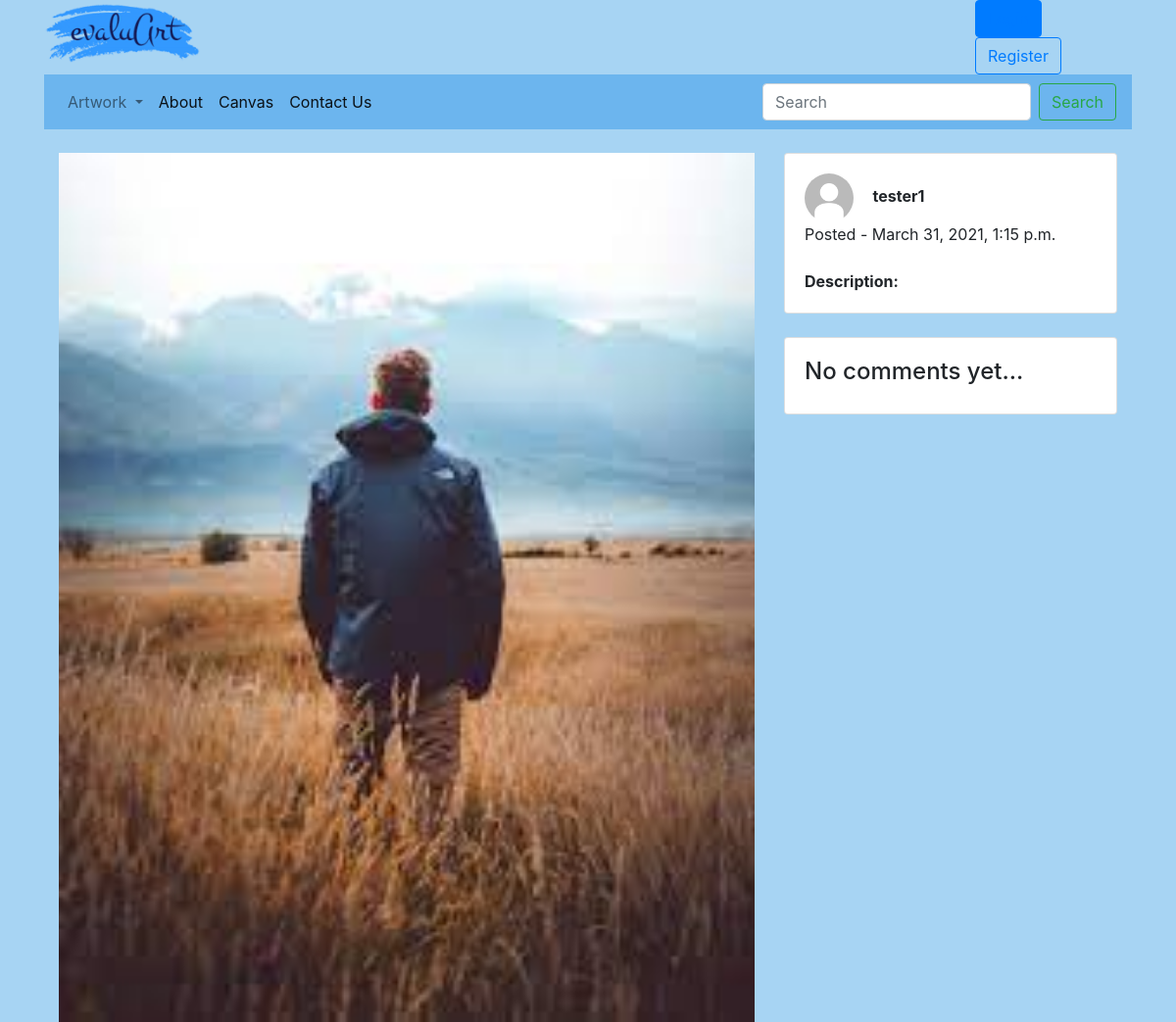
The app's page /evaluArt/artwork/1/, older data.
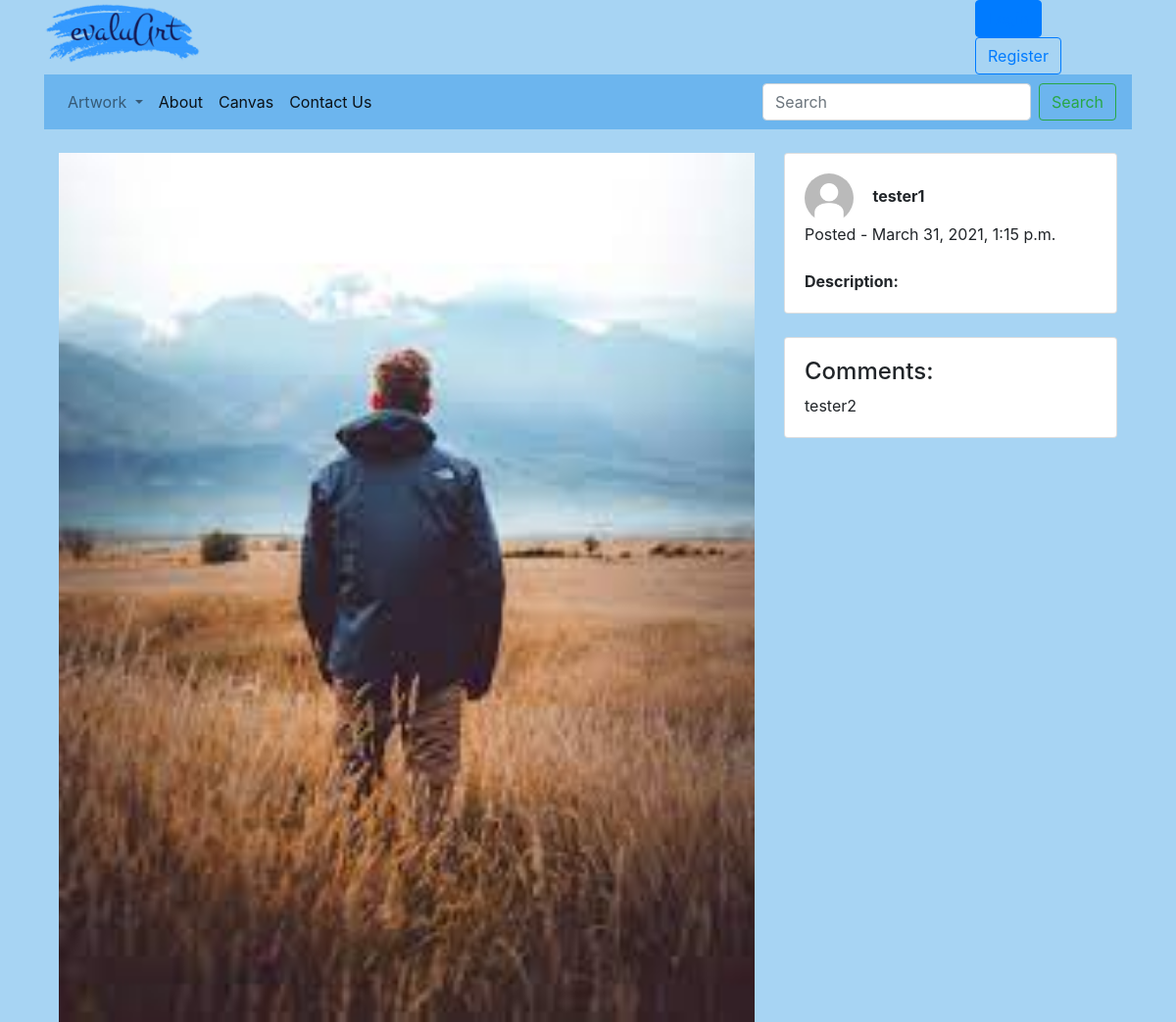
The same page, newer data.
### evaluArt/models.py (models this page shows, shortened)
class Artwork(models.Model):
    picture = models.ImageField(upload_to='user/%Y/%m/%d/', default='default/default.jpg', blank=True)
    description = models.CharField(max_length = 800)
    date_posted = models.DateTimeField(auto_now_add=True)
    user = models.ForeignKey(UserProfile, on_delete=models.CASCADE)
    category = models.ForeignKey(Category, on_delete=models.CASCADE)

class UserProfile(models.Model):
    user = models.OneToOneField(User, on_delete=models.CASCADE)
    experience = models.CharField(max_length=12, choices=EXPERIENCE, default='1')
    picture = models.ImageField(upload_to='profile_images', default='default/default.jpg', blank=True)
    description = models.TextField(editable = True, blank = True)

class Comments(models.Model):
    user = models.ForeignKey(UserProfile, related_name="profile", on_delete=models.CASCADE)
    artwork = models.ForeignKey(Artwork, related_name="artwork", on_delete=models.CASCADE)
    text = models.TextField()
    date = models.DateTimeField(auto_now_add=True)

### evaluArt/views.py (the view, shortened to what this page needs)
# urls.py: path('artwork/<int:pk>/', views.show_artwork, name='show_artwork'),
def show_artwork(request, pk):
    artwork = Artwork.objects.filter(pk = pk)[0]
    profile = artwork.user
    comments = Comments.objects.filter(artwork=artwork)
    context_dict={}
    context_dict['artwork'] = artwork
    context_dict['profile'] = profile
    context_dict['comments'] = comments
    return render(request, 'evaluArt/show_artwork.html', context=context_dict)

### templates/evaluArt/show_artwork.html (shortened to what this page needs)
{% extends "evaluArt/base.html"  %}
{% load staticfiles %}
{% block header_block %}
    <link rel="stylesheet" type="text/css" href="{% static 'css/show_artwork.css' %}?{% now 'U' %}">
{% endblock %}
{% block content_block %}
<br>
<div class="container">
    <div class="row">
        <div class="col-md-8">
            <img class="artwork" src={{ artwork.picture.url }}>
        </div>
        <div class="col-md-4">
            <div class="card" id="profile_description">
                <div class="card-body">
                    <img id="uploader_pp" src={{ profile.picture.url }}>
                    <strong>
                    {{ profile.user.username }}
                    </strong><br>
                    Posted - {{ artwork.date_posted }}<br><br>
                    <strong>Description: </strong>
                </div>
            </div>
            <br>
            <div class="card" id="comments">
                <div class="card-body">
                    {% if comments %}
                        <h4>Comments: </h4>
                        {% for c in comments %}
                            {{ c.user.user.username }}
                        {% endfor %}
                    {% else %}
                        <h4>No comments yet...</h4>
                    {% endif %}
                </div>
            </div>
        </div>
    </div>
</div>
{% endblock %}

### templates/evaluArt/base.html (shortened to what this page needs)
<!DOCTYPE html>
{% load staticfiles %}
<html>
    <head lang = "en">
        <link rel="stylesheet" href="https://stackpath.bootstrapcdn.com/bootstrap/4.4.1/css/bootstrap.min.css"
>
        <link rel="stylesheet" type="text/css" href="{% static 'css/base.css' %}?{% now 'U' %}">
        {% block header_block %}
        {% endblock %}
    </head>
    <body>
        <div class="container">
            <div class="row">
                <div class="col-sm-2">
                    <a href={% url 'evaluArt:artwork_list' %} class="home">
                        <img id = "logo" class = "img-responsive" width="100%" src="{% static 'images/logo2.png' %}" alt="logo" />
                    </a>
                </div>
                <div class="col-sm-8">
                </div>
                <div class="col-sm-2">
                    {% if user.is_authenticated %}
                    Logged in as, <a href={% url 'evaluArt:my_account' %}>{{ user.username }}</a><br>
                    <button type="button" class="btn btn-outline-primary"><a href={% url 'evaluArt:logout' %}>Sign Out</a></button>
                    {% else %}
                    <button type="button" id="login" class="btn btn-primary"}><a href={% url 'evaluArt:login' %}>Login</a></button>
                    <button type="button" class="btn btn-outline-primary"><a href={% url 'evaluArt:register' %}>Register</a></button>
                    {% endif %}
                </div>
            </div>
        </div>
        <div class="container">
            <nav class="navbar navbar-expand-lg navbar-light">
                <div class="collapse navbar-collapse" id="navbarSupportedContent">
                  <ul class="navbar-nav mr-auto">
                    <li class="nav-item dropdown">
                      <a class="nav-link dropdown-toggle" href="#" id="navbarDropdown" role="button" data-toggle="dropdown" aria-haspopup="true" aria-expanded="false">
                        Artwork
                      </a>
                    </li>
                    <li class="nav-item active">
                      <a class="nav-link" href={% url 'evaluArt:about' %}>About</a>
                    </li>
                    <li class="nav-item active">
                      <a class="nav-link" href={% url 'evaluArt:canvas' %}>Canvas</a>
                    </li>
                    <li class="nav-item active">
                      <a class="nav-link" href={% url 'evaluArt:contact_us' %}>Contact Us</a>
                    </li>
                  </ul>
                  <form class="form-inline my-2 my-lg-0">
                    <input class="form-control mr-sm-2" type="search" placeholder="Search" aria-label="Search">
                    <button class="btn btn-outline-success my-2 my-sm-0" type="submit">Search</button>
                  </form>
                </div>
              </nav>
        </div>
        <div class = "container">
            {% block content_block %}
            {% endblock %}
        </div>
    </body>
</html>

### static/css/base.css (style rules this page uses)
body { background-color: #a7d4f3; }
div.container { background-color: #a7d4f3; }
nav { background-color: #6cb5ee; }

### static/css/show_artwork.css (style rules this page uses)
img.artwork { width:100%; }
img#uploader_pp { margin-right: 15px; background-size: cover; border-radius:50% 50% 50% 50%; width: 50px; height:50px; }

Row changes from the older to the newer data that the page shows:
added Comments: user.user.username "tester2"
Text that changed along with them:
text no longer shown: "No comments yet..."
text now shown: "Comments:"
